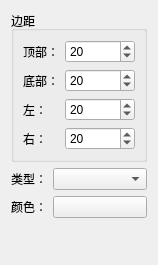
<?xml version="1.0" encoding="UTF-8"?>
<ui version="4.0">
 <class>MakeBorderNode</class>
 <widget class="QWidget" name="MakeBorderNode">
  <property name="geometry">
   <rect>
    <x>0</x>
    <y>0</y>
    <width>158</width>
    <height>265</height>
   </rect>
  </property>
  <property name="windowTitle">
   <string>Form</string>
  </property>
  <layout class="QVBoxLayout" name="verticalLayout_2">
   <item>
    <widget class="QGroupBox" name="groupBox">
     <property name="title">
      <string>边距</string>
     </property>
     <layout class="QVBoxLayout" name="verticalLayout">
      <item>
       <layout class="QFormLayout" name="formLayout">
        <item row="0" column="0">
         <widget class="QLabel" name="label">
          <property name="text">
           <string>顶部：</string>
          </property>
         </widget>
        </item>
        <item row="2" column="0">
         <widget class="QLabel" name="label_2">
          <property name="text">
           <string>左：</string>
          </property>
         </widget>
        </item>
        <item row="3" column="0">
         <widget class="QLabel" name="label_3">
          <property name="text">
           <string>右：</string>
          </property>
         </widget>
        </item>
        <item row="1" column="0">
         <widget class="QLabel" name="label_4">
          <property name="text">
           <string>底部：</string>
          </property>
         </widget>
        </item>
        <item row="0" column="1">
         <widget class="QSpinBox" name="top_spinBox">
          <property name="maximum">
           <number>9999</number>
          </property>
          <property name="singleStep">
           <number>10</number>
          </property>
          <property name="value">
           <number>20</number>
          </property>
         </widget>
        </item>
        <item row="1" column="1">
         <widget class="QSpinBox" name="bottom_spinBox">
          <property name="maximum">
           <number>9999</number>
          </property>
          <property name="singleStep">
           <number>10</number>
          </property>
          <property name="value">
           <number>20</number>
          </property>
         </widget>
        </item>
        <item row="2" column="1">
         <widget class="QSpinBox" name="left_spinBox">
          <property name="maximum">
           <number>9999</number>
          </property>
          <property name="singleStep">
           <number>10</number>
          </property>
          <property name="value">
           <number>20</number>
          </property>
         </widget>
        </item>
        <item row="3" column="1">
         <widget class="QSpinBox" name="right_spinBox">
          <property name="maximum">
           <number>9999</number>
          </property>
          <property name="singleStep">
           <number>10</number>
          </property>
          <property name="value">
           <number>20</number>
          </property>
         </widget>
        </item>
       </layout>
      </item>
     </layout>
    </widget>
   </item>
   <item>
    <layout class="QFormLayout" name="formLayout_2">
     <item row="0" column="0">
      <widget class="QLabel" name="label_6">
       <property name="text">
        <string>类型：</string>
       </property>
      </widget>
     </item>
     <item row="0" column="1">
      <widget class="QComboBox" name="borderType_comboBox"/>
     </item>
     <item row="1" column="0">
      <widget class="QLabel" name="label_7">
       <property name="text">
        <string>颜色：</string>
       </property>
      </widget>
     </item>
     <item row="1" column="1">
      <widget class="QPushButton" name="color_pushButton">
       <property name="text">
        <string/>
       </property>
      </widget>
     </item>
    </layout>
   </item>
   <item>
    <widget class="QLabel" name="info_label">
     <property name="text">
      <string/>
     </property>
    </widget>
   </item>
  </layout>
 </widget>
 <resources/>
 <connections/>
</ui>
